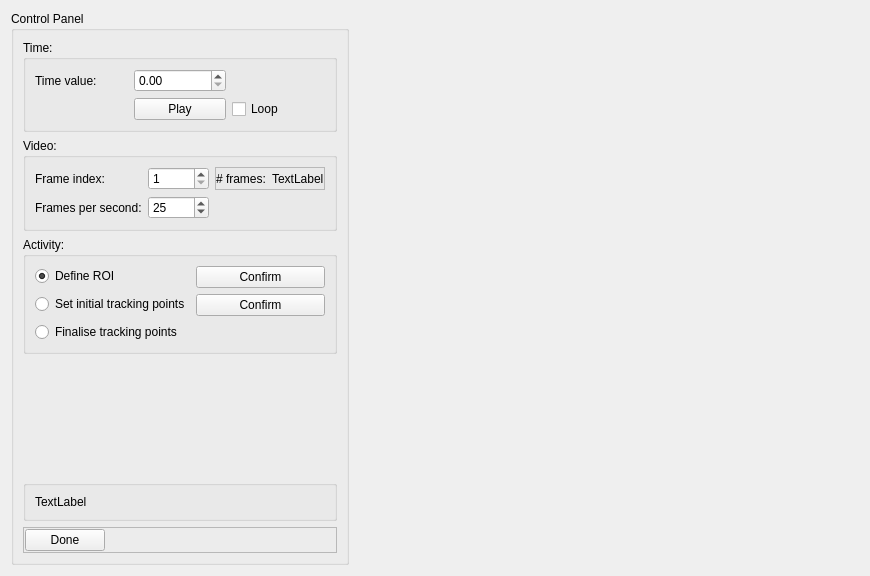
<?xml version="1.0" encoding="UTF-8"?>
<ui version="4.0">
 <class>ImageBasedFiducialMarkersWidget</class>
 <widget class="QWidget" name="ImageBasedFiducialMarkersWidget">
  <property name="geometry">
   <rect>
    <x>0</x>
    <y>0</y>
    <width>870</width>
    <height>576</height>
   </rect>
  </property>
  <property name="windowTitle">
   <string>Electrode Array Detector</string>
  </property>
  <layout class="QHBoxLayout" name="horizontalLayout">
   <item>
    <widget class="QGroupBox" name="controlPanel_groupBox">
     <property name="title">
      <string>Control Panel</string>
     </property>
     <layout class="QVBoxLayout" name="verticalLayout">
      <item>
       <widget class="QGroupBox" name="time_groupBox">
        <property name="title">
         <string>Time:</string>
        </property>
        <layout class="QGridLayout" name="gridLayout_4">
         <item row="1" column="1">
          <widget class="QPushButton" name="timePlayStop_pushButton">
           <property name="text">
            <string>Play</string>
           </property>
          </widget>
         </item>
         <item row="0" column="0">
          <widget class="QLabel" name="timeValue_label">
           <property name="text">
            <string>Time value:</string>
           </property>
          </widget>
         </item>
         <item row="0" column="1">
          <widget class="QDoubleSpinBox" name="timeValue_doubleSpinBox">
           <property name="maximum">
            <double>12000.000000000000000</double>
           </property>
          </widget>
         </item>
         <item row="1" column="2">
          <widget class="QCheckBox" name="timeLoop_checkBox">
           <property name="text">
            <string>Loop</string>
           </property>
          </widget>
         </item>
        </layout>
       </widget>
      </item>
      <item>
       <widget class="QGroupBox" name="video_groupBox">
        <property name="title">
         <string>Video:</string>
        </property>
        <layout class="QGridLayout" name="gridLayout_2">
         <item row="0" column="0">
          <widget class="QLabel" name="frameIndex_label">
           <property name="text">
            <string>Frame index:</string>
           </property>
          </widget>
         </item>
         <item row="1" column="1">
          <widget class="QSpinBox" name="framesPerSecond_spinBox">
           <property name="minimum">
            <number>1</number>
           </property>
           <property name="value">
            <number>25</number>
           </property>
          </widget>
         </item>
         <item row="1" column="0">
          <widget class="QLabel" name="framesPerSecond_label">
           <property name="text">
            <string>Frames per second:</string>
           </property>
          </widget>
         </item>
         <item row="0" column="1">
          <widget class="QSpinBox" name="frameIndex_spinBox">
           <property name="minimum">
            <number>1</number>
           </property>
           <property name="maximum">
            <number>10000</number>
           </property>
          </widget>
         </item>
         <item row="0" column="2">
          <widget class="QFrame" name="numFrames_frame">
           <property name="frameShape">
            <enum>QFrame::StyledPanel</enum>
           </property>
           <property name="frameShadow">
            <enum>QFrame::Raised</enum>
           </property>
           <layout class="QHBoxLayout" name="horizontalLayout_4">
            <property name="margin">
             <number>0</number>
            </property>
            <item>
             <widget class="QLabel" name="numFrames_label">
              <property name="text">
               <string># frames:</string>
              </property>
             </widget>
            </item>
            <item>
             <widget class="QLabel" name="numFramesValue_label">
              <property name="text">
               <string>TextLabel</string>
              </property>
             </widget>
            </item>
           </layout>
          </widget>
         </item>
        </layout>
       </widget>
      </item>
      <item>
       <widget class="QGroupBox" name="groupBox_2">
        <property name="title">
         <string>Activity:</string>
        </property>
        <layout class="QFormLayout" name="formLayout">
         <item row="0" column="0">
          <widget class="QRadioButton" name="defineROI_radioButton">
           <property name="text">
            <string>Define ROI</string>
           </property>
           <property name="checked">
            <bool>true</bool>
           </property>
          </widget>
         </item>
         <item row="0" column="1">
          <widget class="QPushButton" name="defineROI_pushButton">
           <property name="text">
            <string>Confirm</string>
           </property>
          </widget>
         </item>
         <item row="1" column="1">
          <widget class="QPushButton" name="setInitialTrackingPoints_pushButton">
           <property name="text">
            <string>Confirm</string>
           </property>
          </widget>
         </item>
         <item row="1" column="0">
          <widget class="QRadioButton" name="setInitialTrackingPoints_radioButton">
           <property name="text">
            <string>Set initial tracking points</string>
           </property>
          </widget>
         </item>
         <item row="2" column="0">
          <widget class="QRadioButton" name="finaliseTrackingPoints_radioButton">
           <property name="text">
            <string>Finalise tracking points</string>
           </property>
          </widget>
         </item>
        </layout>
       </widget>
      </item>
      <item>
       <spacer name="verticalSpacer">
        <property name="orientation">
         <enum>Qt::Vertical</enum>
        </property>
        <property name="sizeHint" stdset="0">
         <size>
          <width>20</width>
          <height>40</height>
         </size>
        </property>
       </spacer>
      </item>
      <item>
       <widget class="QGroupBox" name="groupBox">
        <property name="title">
         <string/>
        </property>
        <layout class="QHBoxLayout" name="horizontalLayout_3">
         <item>
          <widget class="QLabel" name="statusText_label">
           <property name="sizePolicy">
            <sizepolicy hsizetype="Preferred" vsizetype="Preferred">
             <horstretch>1</horstretch>
             <verstretch>0</verstretch>
            </sizepolicy>
           </property>
           <property name="text">
            <string>TextLabel</string>
           </property>
          </widget>
         </item>
        </layout>
       </widget>
      </item>
      <item>
       <widget class="QFrame" name="frame">
        <property name="frameShape">
         <enum>QFrame::StyledPanel</enum>
        </property>
        <property name="frameShadow">
         <enum>QFrame::Raised</enum>
        </property>
        <layout class="QHBoxLayout" name="horizontalLayout_2">
         <property name="margin">
          <number>1</number>
         </property>
         <item>
          <widget class="QPushButton" name="done_pushButton">
           <property name="text">
            <string>Done</string>
           </property>
          </widget>
         </item>
         <item>
          <spacer name="horizontalSpacer">
           <property name="orientation">
            <enum>Qt::Horizontal</enum>
           </property>
           <property name="sizeHint" stdset="0">
            <size>
             <width>40</width>
             <height>20</height>
            </size>
           </property>
          </spacer>
         </item>
        </layout>
       </widget>
      </item>
     </layout>
    </widget>
   </item>
   <item>
    <widget class="BaseSceneviewerWidget" name="sceneviewer_widget" native="true">
     <property name="sizePolicy">
      <sizepolicy hsizetype="Preferred" vsizetype="Preferred">
       <horstretch>1</horstretch>
       <verstretch>0</verstretch>
      </sizepolicy>
     </property>
    </widget>
   </item>
  </layout>
 </widget>
 <customwidgets>
  <customwidget>
   <class>BaseSceneviewerWidget</class>
   <extends>QWidget</extends>
   <header>opencmiss\zincwidgets\basesceneviewerwidget.h</header>
   <container>1</container>
  </customwidget>
 </customwidgets>
 <resources/>
 <connections/>
</ui>
